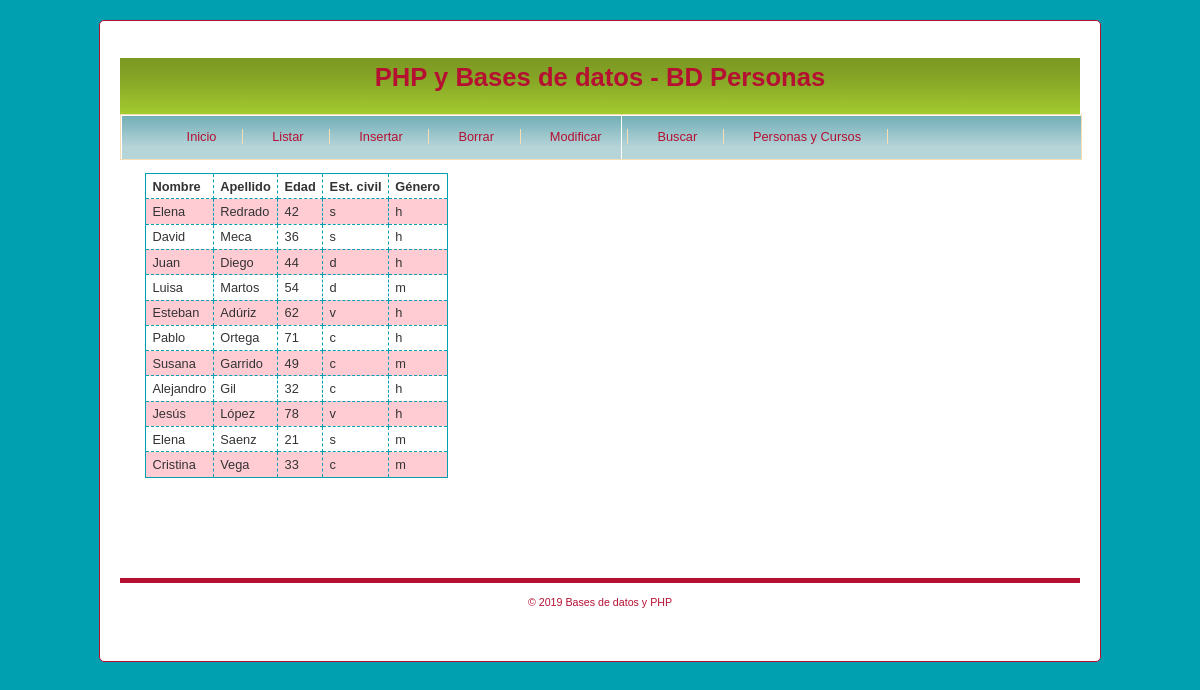
/index.php?opcion=listar, run on the app's committed database.
### tables this page shows
CREATE TABLE IF NOT EXISTS `personas` (
  `idPersona` int(3) NOT NULL AUTO_INCREMENT,
  `nombre` varchar(50) NOT NULL,
  `apellido` varchar(50) NOT NULL,
  `edad` int(3) NOT NULL,
  `eCivil` varchar(1) NOT NULL,
  `genero` varchar(1) NOT NULL,
  PRIMARY KEY (`idPersona`)
);

### modelo.php (called while the page is built, shortened)
<?php
      function obtenerPersonas($conexion, $sql)
      {
          $resul = mysqli_query($conexion, $sql);
          $personas = [];
          while ($fila = mysqli_fetch_array($resul)) {
              $personas[] = $fila;
          }
          return $personas;
      }

### funciones.php (called while the page is built, shortened)
<?php
      function filtrarDato($dato)
      {
          return htmlspecialchars(trim($dato));
      }
?>

### vista_listar.php (the view)
<?php
    include "cabecera.php";
    echo "<table><tr><th>Nombre</th><th>Apellido</th><th>Edad</th><th>Est. civil</th><th>G&eacute;nero</th></tr>";
    foreach ($personas as $persona)
    {
        echo "<tr>";
        echo "<td>".filtrarDato($persona['nombre'])."</td>";
        echo "<td>".filtrarDato($persona['apellido'])."</td>";
        echo "<td>".filtrarDato($persona['edad'])."</td>";
        echo "<td>".filtrarDato($persona['eCivil'])."</td>";
        echo "<td>".filtrarDato($persona['genero'])."</td>";
        echo "</tr>";
    }
    echo "</table>";
    include "pie.php";
?>

### css/estilo.css (style rules this page uses)
body { height: 100%; background-color: #333333; background-position: 50% 0; color: #000000; line-height: 1.5; font-family: "Century Gothic", "Gill Sans", Arial, sans-serif; font-size: 80%; text-align: center; color: #333; background-color: #00a0b0; }
table { border: 1px solid #00a0b0; border-collapse: collapse; margin: 10px; }
td, th { border: 1px dashed #00a0b0; padding: .2em .5em .2em .5em; vertical-align: top; text-align: left; }
tr:nth-child(even) { background-color: #FFCCD4; }

### data on the page
personas: nombre "Elena", apellido "Redrado", edad "42", eCivil "s", genero "h"
personas: nombre "David", apellido "Meca", edad "36", eCivil "s", genero "h"
personas: nombre "Juan", apellido "Diego", edad "44", eCivil "d", genero "h"
personas: nombre "Luisa", apellido "Martos", edad "54", eCivil "d", genero "m"
personas: nombre "Esteban", apellido "Adúriz", edad "62", eCivil "v", genero "h"
personas: nombre "Pablo", apellido "Ortega", edad "71", eCivil "c", genero "h"
personas: nombre "Susana", apellido "Garrido", edad "49", eCivil "c", genero "m"
personas: nombre "Alejandro", apellido "Gil", edad "32", eCivil "c", genero "h"
personas: nombre "Jesús", apellido "López", edad "78", eCivil "v", genero "h"
personas: nombre "Elena", apellido "Saenz", edad "21", eCivil "s", genero "m"
personas: nombre "Cristina", apellido "Vega", edad "33", eCivil "c", genero "m"
